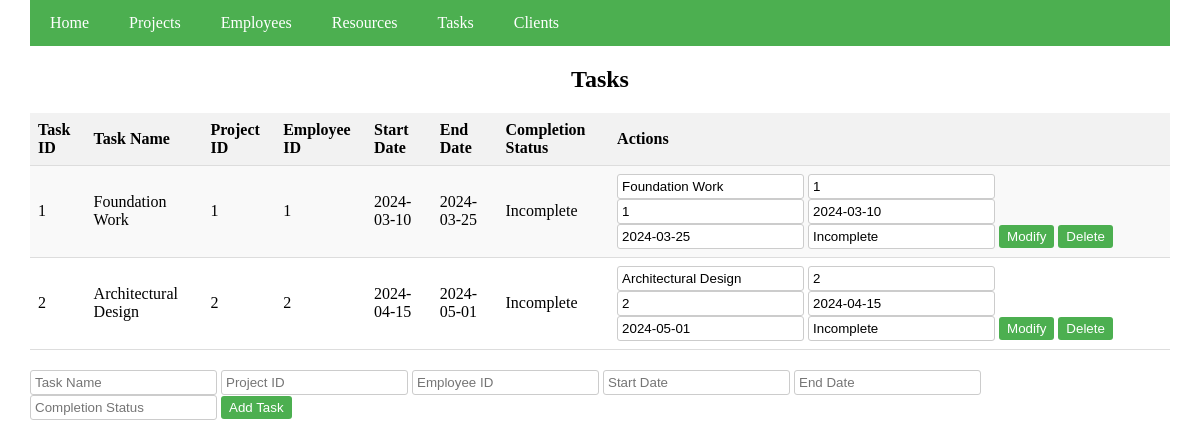
The page /tasks on the database its author committed.
### app.py (models this page shows)
class Task(db.Model):
    TaskID = db.Column(db.Integer, primary_key=True)
    TaskName = db.Column(db.String(50), nullable=False)
    ProjectID = db.Column(db.Integer, db.ForeignKey('project.ProjectID'), nullable=False)
    EmployeeID = db.Column(db.Integer, db.ForeignKey('employee.EmployeeID'), nullable=False)
    StartDate = db.Column(db.String(20), nullable=False)
    EndDate = db.Column(db.String(20), nullable=False)
    CompletionStatus = db.Column(db.String(20), nullable=False)

### app.py (the view)
@app.route('/tasks')
def tasks():
    return render_template('tasks.html', tasks=Task.query.all())

### templates/tasks.html (shortened to what this page needs)
<!DOCTYPE html>
<html lang="en">
  <head>
  </head>
  <body>
    <div class="container">
      <div class="navbar">
        <a href="/">Home</a>
        <a href="/projects">Projects</a>
        <a href="/employees">Employees</a>
        <a href="/resources">Resources</a>
        <a href="/tasks">Tasks</a>
        <a href="/clients">Clients</a>
      </div>
      <h2>Tasks</h2>
      <table>
        <tr>
          <th>Task ID</th>
          <th>Task Name</th>
          <th>Project ID</th>
          <th>Employee ID</th>
          <th>Start Date</th>
          <th>End Date</th>
          <th>Completion Status</th>
          <th>Actions</th>
        </tr>
        {% for task in tasks %}
        <tr>
          <td>{{ task.TaskID }}</td>
          <td>{{ task.TaskName }}</td>
          <td>{{ task.ProjectID }}</td>
          <td>{{ task.EmployeeID }}</td>
          <td>{{ task.StartDate }}</td>
          <td>{{ task.EndDate }}</td>
          <td>{{ task.CompletionStatus }}</td>
          <td>
            <form method="POST" action="/modify_task/{{ task.TaskID }}">
              <input type="text" name="task_name" value="{{ task.TaskName }}" />
              <input
                type="text"
                name="project_id"
                value="{{ task.ProjectID }}"
              />
              <input
                type="text"
                name="employee_id"
                value="{{ task.EmployeeID }}"
              />
              <input
                type="text"
                name="start_date"
                value="{{ task.StartDate }}"
              />
              <input type="text" name="end_date" value="{{ task.EndDate }}" />
              <input
                type="text"
                name="completion_status"
                value="{{ task.CompletionStatus }}"
              />
              <button type="submit">Modify</button>
            </form>
            <form method="POST" action="/delete_task/{{ task.TaskID }}">
              <button type="submit">Delete</button>
            </form>
          </td>
        </tr>
        {% endfor %}
      </table>
      <form method="POST" action="/add_task">
        <input type="text" name="task_name" placeholder="Task Name" required />
        <input
          type="text"
          name="project_id"
          placeholder="Project ID"
          required
        />
        <input
          type="text"
          name="employee_id"
          placeholder="Employee ID"
          required
        />
        <input
          type="text"
          name="start_date"
          placeholder="Start Date"
          required
        />
        <input type="text" name="end_date" placeholder="End Date" required />
        <input
          type="text"
          name="completion_status"
          placeholder="Completion Status"
          required
        />
        <button type="submit">Add Task</button>
      </form>
    </div>
  </body>
</html>

### templates/tasks.html (style rules this page uses)
.navbar { overflow: hidden; background-color: #4caf50; }
.navbar a { float: left; display: block; color: white; text-align: center; padding: 14px 20px; text-decoration: none; }
h2 { text-align: center; }
body, html { height: 100%; margin: 0; display: flex; justify-content: center; }
table { width: 100%; border-collapse: collapse; margin-bottom: 20px; }
th, td { padding: 8px; border-bottom: 1px solid #ddd; text-align: left; }
th { background-color: #f2f2f2; }
tr:nth-child(even) { background-color: #f9f9f9; }
form { display: inline; }
input[type="text"] { padding: 4px; border: 1px solid #ccc; border-radius: 3px; }
button { padding: 4px 8px; background-color: #4caf50; color: white; border: none; border-radius: 3px; cursor: pointer; }
.container { width: 95%; }

### rows shown on the page
Task: TaskID "1", TaskName "Foundation Work", ProjectID "1", EmployeeID "1", StartDate "2024-03-10", EndDate "2024-03-25", CompletionStatus "Incomplete", task_name "Foundation Work", project_id "1", employee_id "1", start_date "2024-03-10", end_date "2024-03-25", completion_status "Incomplete"
Task: TaskID "2", TaskName "Architectural Design", ProjectID "2", EmployeeID "2", StartDate "2024-04-15", EndDate "2024-05-01", CompletionStatus "Incomplete", task_name "Architectural Design", project_id "2", employee_id "2", start_date "2024-04-15", end_date "2024-05-01", completion_status "Incomplete"
